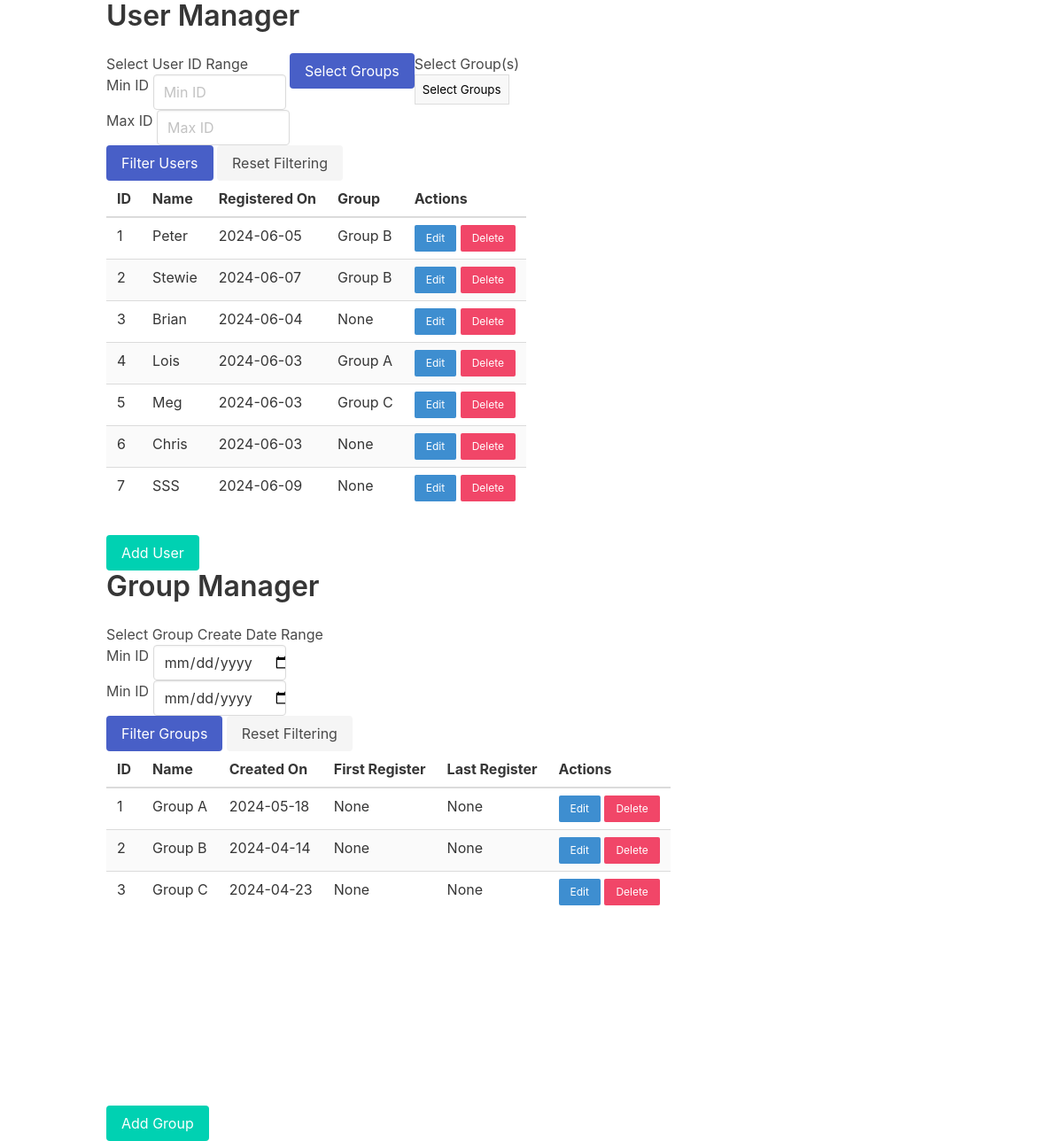
The page / on the database its author committed.
### app.py (models this page shows, shortened)
class User(db.Model):
    __tablename__ = 'users'
    id = db.Column(db.Integer, primary_key=True)
    name = db.Column(db.String(80), nullable=False)
    registered_on = db.Column(db.DateTime, default=datetime.now(timezone.utc))
    group_id = db.Column(db.Integer, db.ForeignKey('groups.id'), default=0)
    group = db.relationship('Group', backref=db.backref('users', lazy=True))

class Group(db.Model):
    __tablename__ = 'groups'
    id = db.Column(db.Integer, primary_key=True)
    name = db.Column(db.String(80), nullable=False, unique=True)
    created_on = db.Column(db.DateTime, default=datetime.now(timezone.utc))
    first_register = db.Column(Date, nullable=True)
    last_register = db.Column(Date, nullable=True)

### app.py (the view)
@app.route('/')
def index():
    user_min_id = request.args.get('min_id', default=1, type=int)
    user_max_id = request.args.get('max_id', default=999999, type=int)
    print(f"Selecting user ID between {user_min_id} and {user_max_id}.")
    user_id_query = User.query.filter(User.id.between(user_min_id, user_max_id))
    group_ids = request.args.getlist('group_select', type=int)    # 根据 name 属性选择
    print(f"Selecting user in group: {group_ids}")
    if group_ids:
        user_id_query = user_id_query.filter(User.group_id.in_(group_ids))
    filtered_users = user_id_query.all()
    group_start_date = request.args.get('start_date', default='2000-01-01', type=str)
    group_end_date = request.args.get('end_date', default=datetime.today().strftime('%Y-%m-%d'), type=str)
    print(f"Selecting group created from {group_start_date} to {group_end_date}.")
    filtered_groups = Group.query.filter(Group.created_on.between(
        datetime.strptime(group_start_date, '%Y-%m-%d').date(),
        datetime.strptime(group_end_date, '%Y-%m-%d').date() + timedelta(days=1))).all()
    return render_template('index.html',
                           users=filtered_users,
                           groups=filtered_groups,
                           group_ids=group_ids)

### templates/index.html (shortened to what this page needs)
<!doctype html>
<html lang="en">
<head>
    <link rel="stylesheet" href="https://cdnjs.cloudflare.com/ajax/libs/bulma/0.9.3/css/bulma.min.css">
    <link rel="stylesheet" href="static/css/index.css">
</head>
<body>
    <div class="container">
        <h1 class="title">User Manager</h1>
        <form id="userFilterForm" action="{{ url_for('index') }}" method="get">
            <div class="field-horizontal">
                <div class="field-vertical">
                    <h2>Select User ID Range</h2>
                    <div class="control">
                        <label for="min_id">Min ID</label>
                        <input class="input input-width-limited" type="number" name="min_id" value="{{ request.args.get('min_id', '') }}" placeholder="Min ID" title="min id">
                    </div>
                    <div class="control">
                        <label for="max_id">Max ID</label>
                        <input class="input input-width-limited" type="number" name="max_id" value="{{ request.args.get('max_id', '') }}" placeholder="Max ID" title="max id">
                    </div>
                </div>
                <div class="field-vertical">
                    <div class="control custom-dropdown">
                        <button class="button is-link" type="button">Select Groups</button>
                    </div>
                </div>
                <div class="field-vertical">
                    <div class="control">
                        <h2>Select Group(s)</h2>
                        <div class="custom-dropdown">
                            <button type="button" class="dropdown-toggle">Select Groups</button>
                        </div>
                    </div>
                </div>
            </div>
            <div class="field-horizontal">
                <div class="control">
                    <button class="button is-link" type="submit">Filter Users</button>
                    <a href="{{ url_for('index') }}" class="button is-light">Reset Filtering</a>
                </div>
            </div>
        </form>
        <div style="height: 400px; overflow-y: scroll;">
            <table class="table is-striped">
                <thead>
                    <tr>
                        <th>ID</th>
                        <th>Name</th>
                        <th>Registered On</th>
                        <th>Group</th>
                        <th>Actions</th>
                    </tr>
                </thead>
                <tbody>
                    {% for user in users %}
                        {% set user_id = user.id %}
                        {% set registered_date = user.registered_on.strftime('%Y-%m-%d') %}
                        {% set user_group_id = user.group_id %}
                        <tr>
                            <td>{{ user.id }}</td>
                            <td>{{ user.name }}</td>
                            <td>{{ registered_date }}</td>
                            <td>{{ user.group.name if user.group else 'None' }}</td>
                            <td id="actions">
                                <button class="button is-small is-info" onclick="openUserModal({{ user_id }}, '{{ user.name }}', '{{ registered_date }}', {{ user_group_id }}, 'edit')">Edit</button>
                                <button class="button is-small is-danger" onclick="deleteUser({{ user_id }})">Delete</button>
                            </td>
                        </tr>
                    {% endfor %}
                </tbody>
            </table>
        </div>
        <button class="button is-primary" onclick="openUserModal(null, '', '', null, 'add')">Add User</button>
        <h1 class="title">Group Manager</h1>
        <h2>Select Group Create Date Range</h2>
        <form id="group-filter-form" action="{{ url_for('index') }}" method="get">
            <div class="field-horizontal">
                <div class="field">
                    <div class="control">
                        <label for="start_date">Min ID</label>
                        <input class="input input-width-limited" type="date" name="start_date" title="input start date" required>
                    </div>
                    <div class="control">
                        <label for="end_date">Min ID</label>
                        <input class="input input-width-limited" type="date" name="end_date" title="input end date" required>
                    </div>
                </div>
            </div>
            <div class="field-horizontal">
                <div class="control">
                    <button class="button is-link" type="submit">Filter Groups</button>
                    <a href="{{ url_for('index') }}" class="button is-light">Reset Filtering</a>
                </div>
            </div>
        </form>
        <div style="height: 400px; overflow-y: scroll;">
            <table class="table is-striped">
                <thead>
                    <tr>
                        <th>ID</th>
                        <th>Name</th>
                        <th>Created On</th>
                        <th>First Register</th>
                        <th>Last Register</th>
                        <th>Actions</th>
                    </tr>
                </thead>
                <tbody>
                    {% for group in groups %}
                        {% set group_id = group.id %}
                        {% set created_date = group.created_on.strftime('%Y-%m-%d') %}
                        <tr>
                            <td>{{ group.id }}</td>
                            <td>{{ group.name }}</td>
                            <td>{{ created_date }}</td>
                            <td>{{ group.first_register }}</td>
                            <td>{{ group.last_register }}</td>
                            <td id="actions">
                                <button class="button is-small is-info" onclick="openGroupModal({{ group_id }}, '{{ group.name }}', '{{ created_date }}', 'edit')">Edit</button>
                                <button class="button is-small is-danger" onclick="deleteGroup({{ group_id }})">Delete</button>
                            </td>
                        </tr>
                    {% endfor %}
                </tbody>
            </table>
        </div>
        <button class="button is-primary" onclick="openGroupModal(null, '', '', 'add')">Add Group</button>
    </div>
</body>
</html>

### static/css/index.css (style rules this page uses)
th { position: sticky; top: 0; background: white; z-index: 1; }
.input-width-limited { max-width: 150px; }
.field-horizontal { display: flex; align-items: flex-start; }
.field-vertical { display: flex; flex-direction: column; }
.custom-dropdown { position: relative; z-index: 1000; display: inline-block; }
.dropdown-toggle { background-color: #f8f8f8; border: 1px solid #ddd; padding: 8px; cursor: pointer; }

### rows shown on the page
User: id "1", name "Peter", registered_on "2024-06-05", group "Group B"
User: id "2", name "Stewie", registered_on "2024-06-07", group "Group B"
User: id "3", name "Brian", registered_on "2024-06-04", group "None"
User: id "4", name "Lois", registered_on "2024-06-03", group "Group A"
User: id "5", name "Meg", registered_on "2024-06-03", group "Group C"
User: id "6", name "Chris", registered_on "2024-06-03", group "None"
User: id "7", name "SSS", registered_on "2024-06-09", group "None"
Group: id "1", name "Group A", created_on "2024-05-18", first_register "None", last_register "None"
Group: id "2", name "Group B", created_on "2024-04-14", first_register "None", last_register "None"
Group: id "3", name "Group C", created_on "2024-04-23", first_register "None", last_register "None"
